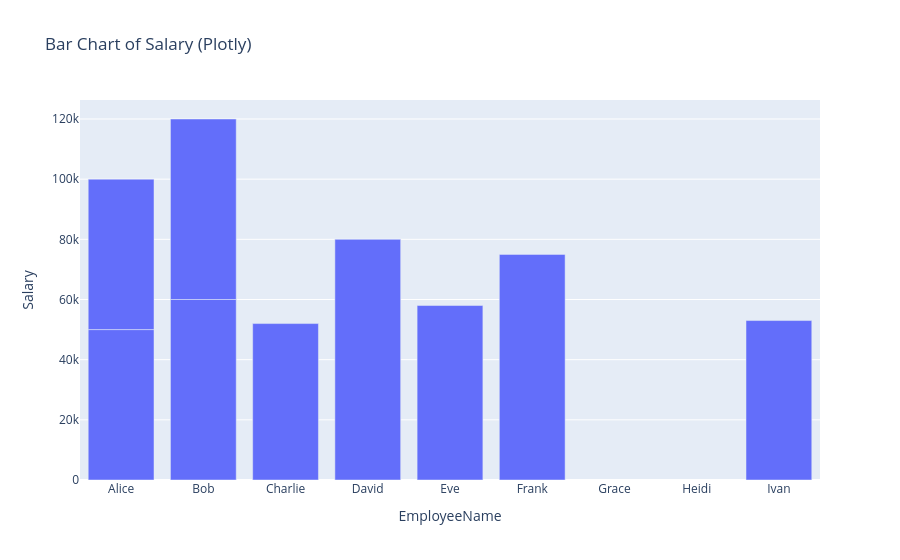

Notebook code for this chart:
### Code cell
# plotly

fig = px.bar(Employee, x='EmployeeName', y='Salary', title='Bar Chart of Salary (Plotly)')
fig.show()

### Figure 1 — Plotly figure (JSON) as saved in the notebook; plotly's stock layout.template omitted (floating-point values rounded to 4 significant figures)
{"data": [{"hovertemplate": "EmployeeName=%{x}<br>Salary=%{y}<extra></extra>", "legendgroup": "", "marker": {"color": "#636efa", "pattern": {"shape": ""}}, "name": "", "orientation": "v", "showlegend": false, "textposition": "auto", "type": "bar", "x": ["Alice", "Bob", "Charlie", "Alice", "David", "Eve", "Frank", "Grace", "Heidi", "Ivan", "Bob"], "xaxis": "x", "y": [50000.0, 60000.0, 52000.0, 50000.0, 80000.0, 58000.0, 75000.0, NaN, NaN, 53000.0, 60000.0], "yaxis": "y"}], "layout": {"barmode": "relative", "legend": {"tracegroupgap": 0}, "title": {"text": "Bar Chart of Salary (Plotly)"}, "xaxis": {"anchor": "y", "domain": [0, 1], "title": {"text": "EmployeeName"}}, "yaxis": {"anchor": "x", "domain": [0, 1], "title": {"text": "Salary"}}}}
